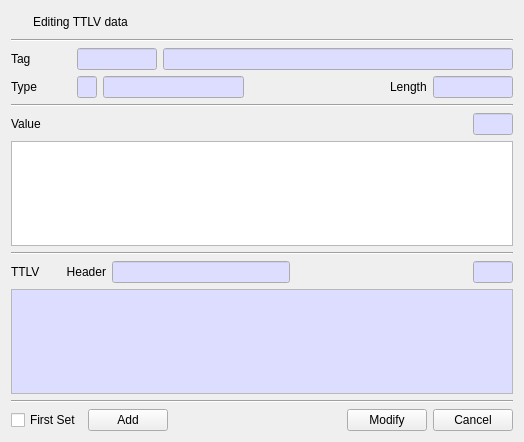
<?xml version="1.0" encoding="UTF-8"?>
<ui version="4.0">
 <class>EditTTLVDlg</class>
 <widget class="QDialog" name="EditTTLVDlg">
  <property name="geometry">
   <rect>
    <x>0</x>
    <y>0</y>
    <width>524</width>
    <height>442</height>
   </rect>
  </property>
  <property name="windowTitle">
   <string>Edit TTLV value</string>
  </property>
  <layout class="QVBoxLayout" name="verticalLayout">
   <item>
    <layout class="QGridLayout" name="gridLayout">
     <property name="topMargin">
      <number>0</number>
     </property>
     <item row="0" column="1">
      <widget class="QLabel" name="mHeadLabel">
       <property name="text">
        <string>Editing TTLV data</string>
       </property>
      </widget>
     </item>
     <item row="0" column="0">
      <widget class="QPushButton" name="pushButton">
       <property name="minimumSize">
        <size>
         <width>16</width>
         <height>0</height>
        </size>
       </property>
       <property name="maximumSize">
        <size>
         <width>16</width>
         <height>16777215</height>
        </size>
       </property>
       <property name="text">
        <string/>
       </property>
       <property name="icon">
        <iconset>
         <normaloff>:/images/kms.png</normaloff>:/images/kms.png</iconset>
       </property>
       <property name="flat">
        <bool>true</bool>
       </property>
      </widget>
     </item>
    </layout>
   </item>
   <item>
    <widget class="Line" name="line">
     <property name="orientation">
      <enum>Qt::Horizontal</enum>
     </property>
    </widget>
   </item>
   <item>
    <layout class="QGridLayout" name="gridLayout_6">
     <property name="topMargin">
      <number>0</number>
     </property>
     <item row="0" column="0">
      <widget class="QLabel" name="label_2">
       <property name="minimumSize">
        <size>
         <width>60</width>
         <height>0</height>
        </size>
       </property>
       <property name="text">
        <string>Tag</string>
       </property>
      </widget>
     </item>
     <item row="0" column="1">
      <widget class="QLineEdit" name="mTagText">
       <property name="minimumSize">
        <size>
         <width>80</width>
         <height>0</height>
        </size>
       </property>
       <property name="maximumSize">
        <size>
         <width>80</width>
         <height>16777215</height>
        </size>
       </property>
       <property name="palette">
        <palette>
         <active>
          <colorrole role="Base">
           <brush brushstyle="SolidPattern">
            <color alpha="255">
             <red>221</red>
             <green>221</green>
             <blue>255</blue>
            </color>
           </brush>
          </colorrole>
         </active>
         <inactive>
          <colorrole role="Base">
           <brush brushstyle="SolidPattern">
            <color alpha="255">
             <red>221</red>
             <green>221</green>
             <blue>255</blue>
            </color>
           </brush>
          </colorrole>
         </inactive>
         <disabled/>
        </palette>
       </property>
       <property name="readOnly">
        <bool>true</bool>
       </property>
      </widget>
     </item>
     <item row="0" column="2">
      <widget class="QLineEdit" name="mTagNameText">
       <property name="palette">
        <palette>
         <active>
          <colorrole role="Base">
           <brush brushstyle="SolidPattern">
            <color alpha="255">
             <red>221</red>
             <green>221</green>
             <blue>255</blue>
            </color>
           </brush>
          </colorrole>
         </active>
         <inactive>
          <colorrole role="Base">
           <brush brushstyle="SolidPattern">
            <color alpha="255">
             <red>221</red>
             <green>221</green>
             <blue>255</blue>
            </color>
           </brush>
          </colorrole>
         </inactive>
         <disabled/>
        </palette>
       </property>
       <property name="readOnly">
        <bool>true</bool>
       </property>
      </widget>
     </item>
    </layout>
   </item>
   <item>
    <layout class="QGridLayout" name="gridLayout_7">
     <property name="topMargin">
      <number>0</number>
     </property>
     <item row="0" column="2">
      <widget class="QLineEdit" name="mTypeNameText">
       <property name="palette">
        <palette>
         <active>
          <colorrole role="Base">
           <brush brushstyle="SolidPattern">
            <color alpha="255">
             <red>221</red>
             <green>221</green>
             <blue>255</blue>
            </color>
           </brush>
          </colorrole>
         </active>
         <inactive>
          <colorrole role="Base">
           <brush brushstyle="SolidPattern">
            <color alpha="255">
             <red>221</red>
             <green>221</green>
             <blue>255</blue>
            </color>
           </brush>
          </colorrole>
         </inactive>
         <disabled/>
        </palette>
       </property>
       <property name="readOnly">
        <bool>true</bool>
       </property>
      </widget>
     </item>
     <item row="0" column="4">
      <widget class="QLabel" name="label_4">
       <property name="text">
        <string>Length</string>
       </property>
      </widget>
     </item>
     <item row="0" column="5">
      <widget class="QLineEdit" name="mLengthText">
       <property name="minimumSize">
        <size>
         <width>80</width>
         <height>0</height>
        </size>
       </property>
       <property name="maximumSize">
        <size>
         <width>80</width>
         <height>16777215</height>
        </size>
       </property>
       <property name="palette">
        <palette>
         <active>
          <colorrole role="Base">
           <brush brushstyle="SolidPattern">
            <color alpha="255">
             <red>221</red>
             <green>221</green>
             <blue>255</blue>
            </color>
           </brush>
          </colorrole>
         </active>
         <inactive>
          <colorrole role="Base">
           <brush brushstyle="SolidPattern">
            <color alpha="255">
             <red>221</red>
             <green>221</green>
             <blue>255</blue>
            </color>
           </brush>
          </colorrole>
         </inactive>
         <disabled/>
        </palette>
       </property>
       <property name="readOnly">
        <bool>true</bool>
       </property>
      </widget>
     </item>
     <item row="0" column="1">
      <widget class="QLineEdit" name="mTypeText">
       <property name="minimumSize">
        <size>
         <width>20</width>
         <height>0</height>
        </size>
       </property>
       <property name="maximumSize">
        <size>
         <width>20</width>
         <height>16777215</height>
        </size>
       </property>
       <property name="palette">
        <palette>
         <active>
          <colorrole role="Base">
           <brush brushstyle="SolidPattern">
            <color alpha="255">
             <red>221</red>
             <green>221</green>
             <blue>255</blue>
            </color>
           </brush>
          </colorrole>
         </active>
         <inactive>
          <colorrole role="Base">
           <brush brushstyle="SolidPattern">
            <color alpha="255">
             <red>221</red>
             <green>221</green>
             <blue>255</blue>
            </color>
           </brush>
          </colorrole>
         </inactive>
         <disabled/>
        </palette>
       </property>
       <property name="readOnly">
        <bool>true</bool>
       </property>
      </widget>
     </item>
     <item row="0" column="0">
      <widget class="QLabel" name="label_3">
       <property name="minimumSize">
        <size>
         <width>60</width>
         <height>0</height>
        </size>
       </property>
       <property name="text">
        <string>Type</string>
       </property>
      </widget>
     </item>
     <item row="0" column="3">
      <spacer name="horizontalSpacer_4">
       <property name="orientation">
        <enum>Qt::Horizontal</enum>
       </property>
       <property name="sizeHint" stdset="0">
        <size>
         <width>40</width>
         <height>20</height>
        </size>
       </property>
      </spacer>
     </item>
    </layout>
   </item>
   <item>
    <widget class="Line" name="line_2">
     <property name="orientation">
      <enum>Qt::Horizontal</enum>
     </property>
    </widget>
   </item>
   <item>
    <layout class="QGridLayout" name="gridLayout_2">
     <property name="topMargin">
      <number>0</number>
     </property>
     <item row="0" column="0">
      <widget class="QLabel" name="label_5">
       <property name="text">
        <string>Value</string>
       </property>
      </widget>
     </item>
     <item row="0" column="2">
      <widget class="QLineEdit" name="mValueLenText">
       <property name="minimumSize">
        <size>
         <width>40</width>
         <height>0</height>
        </size>
       </property>
       <property name="maximumSize">
        <size>
         <width>40</width>
         <height>16777215</height>
        </size>
       </property>
       <property name="palette">
        <palette>
         <active>
          <colorrole role="Base">
           <brush brushstyle="SolidPattern">
            <color alpha="255">
             <red>221</red>
             <green>221</green>
             <blue>255</blue>
            </color>
           </brush>
          </colorrole>
         </active>
         <inactive>
          <colorrole role="Base">
           <brush brushstyle="SolidPattern">
            <color alpha="255">
             <red>221</red>
             <green>221</green>
             <blue>255</blue>
            </color>
           </brush>
          </colorrole>
         </inactive>
         <disabled/>
        </palette>
       </property>
       <property name="readOnly">
        <bool>true</bool>
       </property>
      </widget>
     </item>
     <item row="0" column="1">
      <spacer name="horizontalSpacer">
       <property name="orientation">
        <enum>Qt::Horizontal</enum>
       </property>
       <property name="sizeHint" stdset="0">
        <size>
         <width>40</width>
         <height>20</height>
        </size>
       </property>
      </spacer>
     </item>
    </layout>
   </item>
   <item>
    <widget class="QPlainTextEdit" name="mValueText">
     <property name="minimumSize">
      <size>
       <width>500</width>
       <height>0</height>
      </size>
     </property>
     <property name="acceptDrops">
      <bool>false</bool>
     </property>
    </widget>
   </item>
   <item>
    <widget class="Line" name="line_4">
     <property name="orientation">
      <enum>Qt::Horizontal</enum>
     </property>
    </widget>
   </item>
   <item>
    <layout class="QGridLayout" name="gridLayout_5">
     <property name="topMargin">
      <number>0</number>
     </property>
     <item row="0" column="1">
      <widget class="QLabel" name="label_6">
       <property name="minimumSize">
        <size>
         <width>60</width>
         <height>0</height>
        </size>
       </property>
       <property name="text">
        <string>Header</string>
       </property>
       <property name="alignment">
        <set>Qt::AlignRight|Qt::AlignTrailing|Qt::AlignVCenter</set>
       </property>
      </widget>
     </item>
     <item row="0" column="4">
      <widget class="QLineEdit" name="mTTLVLenText">
       <property name="minimumSize">
        <size>
         <width>40</width>
         <height>0</height>
        </size>
       </property>
       <property name="maximumSize">
        <size>
         <width>40</width>
         <height>16777215</height>
        </size>
       </property>
       <property name="palette">
        <palette>
         <active>
          <colorrole role="Base">
           <brush brushstyle="SolidPattern">
            <color alpha="255">
             <red>221</red>
             <green>221</green>
             <blue>255</blue>
            </color>
           </brush>
          </colorrole>
         </active>
         <inactive>
          <colorrole role="Base">
           <brush brushstyle="SolidPattern">
            <color alpha="255">
             <red>221</red>
             <green>221</green>
             <blue>255</blue>
            </color>
           </brush>
          </colorrole>
         </inactive>
         <disabled/>
        </palette>
       </property>
      </widget>
     </item>
     <item row="0" column="3">
      <spacer name="horizontalSpacer_3">
       <property name="orientation">
        <enum>Qt::Horizontal</enum>
       </property>
       <property name="sizeHint" stdset="0">
        <size>
         <width>40</width>
         <height>20</height>
        </size>
       </property>
      </spacer>
     </item>
     <item row="0" column="0">
      <widget class="QLabel" name="label_7">
       <property name="text">
        <string>TTLV</string>
       </property>
      </widget>
     </item>
     <item row="0" column="2">
      <widget class="QLineEdit" name="mHeaderText">
       <property name="palette">
        <palette>
         <active>
          <colorrole role="Base">
           <brush brushstyle="SolidPattern">
            <color alpha="255">
             <red>221</red>
             <green>221</green>
             <blue>255</blue>
            </color>
           </brush>
          </colorrole>
         </active>
         <inactive>
          <colorrole role="Base">
           <brush brushstyle="SolidPattern">
            <color alpha="255">
             <red>221</red>
             <green>221</green>
             <blue>255</blue>
            </color>
           </brush>
          </colorrole>
         </inactive>
         <disabled/>
        </palette>
       </property>
       <property name="readOnly">
        <bool>true</bool>
       </property>
      </widget>
     </item>
    </layout>
   </item>
   <item>
    <widget class="QPlainTextEdit" name="mTTLVText">
     <property name="palette">
      <palette>
       <active>
        <colorrole role="Base">
         <brush brushstyle="SolidPattern">
          <color alpha="255">
           <red>221</red>
           <green>221</green>
           <blue>255</blue>
          </color>
         </brush>
        </colorrole>
       </active>
       <inactive>
        <colorrole role="Base">
         <brush brushstyle="SolidPattern">
          <color alpha="255">
           <red>221</red>
           <green>221</green>
           <blue>255</blue>
          </color>
         </brush>
        </colorrole>
       </inactive>
       <disabled/>
      </palette>
     </property>
     <property name="acceptDrops">
      <bool>false</bool>
     </property>
     <property name="readOnly">
      <bool>true</bool>
     </property>
    </widget>
   </item>
   <item>
    <widget class="Line" name="line_3">
     <property name="orientation">
      <enum>Qt::Horizontal</enum>
     </property>
    </widget>
   </item>
   <item>
    <layout class="QGridLayout" name="gridLayout_3">
     <property name="topMargin">
      <number>0</number>
     </property>
     <item row="0" column="3">
      <widget class="QPushButton" name="mModifyBtn">
       <property name="text">
        <string>Modify</string>
       </property>
      </widget>
     </item>
     <item row="0" column="1">
      <widget class="QPushButton" name="mAddBtn">
       <property name="text">
        <string>Add</string>
       </property>
      </widget>
     </item>
     <item row="0" column="4">
      <widget class="QPushButton" name="mCancelBtn">
       <property name="text">
        <string>Cancel</string>
       </property>
      </widget>
     </item>
     <item row="0" column="2">
      <spacer name="horizontalSpacer_2">
       <property name="orientation">
        <enum>Qt::Horizontal</enum>
       </property>
       <property name="sizeHint" stdset="0">
        <size>
         <width>40</width>
         <height>20</height>
        </size>
       </property>
      </spacer>
     </item>
     <item row="0" column="0">
      <widget class="QCheckBox" name="mFirstSetCheck">
       <property name="text">
        <string>First Set</string>
       </property>
      </widget>
     </item>
    </layout>
   </item>
  </layout>
 </widget>
 <tabstops>
  <tabstop>pushButton</tabstop>
  <tabstop>mTagText</tabstop>
  <tabstop>mTagNameText</tabstop>
  <tabstop>mTypeText</tabstop>
  <tabstop>mTypeNameText</tabstop>
  <tabstop>mLengthText</tabstop>
  <tabstop>mValueLenText</tabstop>
  <tabstop>mValueText</tabstop>
  <tabstop>mHeaderText</tabstop>
  <tabstop>mTTLVLenText</tabstop>
  <tabstop>mTTLVText</tabstop>
  <tabstop>mFirstSetCheck</tabstop>
  <tabstop>mAddBtn</tabstop>
  <tabstop>mModifyBtn</tabstop>
  <tabstop>mCancelBtn</tabstop>
 </tabstops>
 <resources/>
 <connections/>
</ui>
